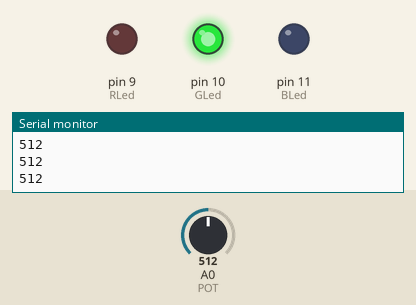
This sketch was run on a simulated Arduino Uno, built with avr-gcc and run on an emulated ATmega328P. On the bench: output pins drawn as LEDs (lit = HIGH), the last lines printed to the serial monitor. The test bench sets the inputs (shaded band); at power-on: A0 (POT) = 512.

Above: at 1.3 s.
1.4 s: A0 (POT) set to 661
2.9 s: A0 (POT) set to 694
At 4.1 s:
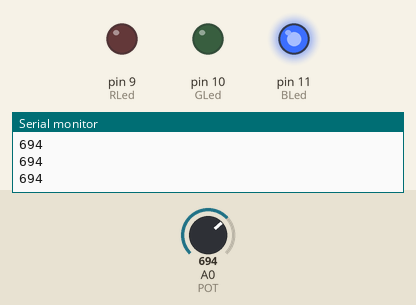
4.5 s: A0 (POT) set to 331
At 5.2 s:
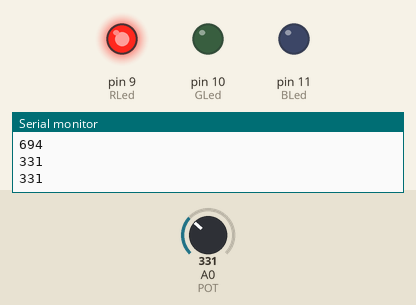
6.0 s: A0 (POT) set to 355
At 6.4 s:
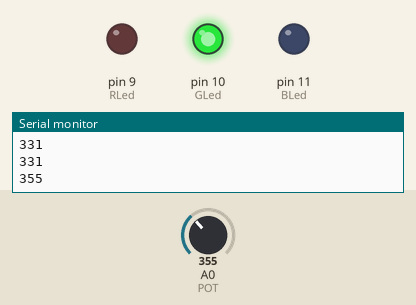
7.5 s: A0 (POT) set to 306
At 8.8 s:
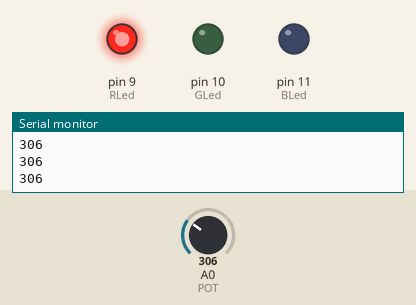
Timing chart, 0 to 10.0 s (numbered marks = the images above; inputs shaded):
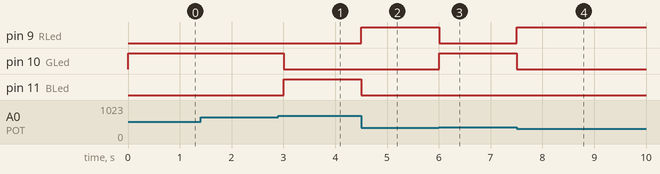

Measured:
- the behaviour switches between 679 and 680 on A0 (POT) (found by bisection; images 0 and 1)
- the behaviour switches between 340 and 341 on A0 (POT) (found by bisection; images 2 and 3)
- after the input at 2.9 s, pin 10 (GLed): HIGH → LOW after 0.10 s; pin 11 (BLed): LOW → HIGH after 0.10 s
- after the input at 4.5 s, pin 9 (RLed): LOW → HIGH at once; pin 11 (BLed): HIGH → LOW at once
- after the input at 6.0 s, pin 9 (RLed): HIGH → LOW at once; pin 10 (GLed): LOW → HIGH at once
- after the input at 7.5 s, pin 9 (RLed): LOW → HIGH at once; pin 10 (GLed): HIGH → LOW at once

The sketch:

_8._Read_Potentiometer_RGB.ino
```cpp
const int POT = 0; // Assigning pin no 0 as POT
const int RLed = 9;
const int GLed = 10;
const int BLed = 11;

int val = 0; // Initializing Val as 0

void setup()
{
  Serial.begin(9600); // Opening serial port. Defining Bits per sec
  pinMode(RLed, OUTPUT);
  pinMode(GLed, OUTPUT);
  pinMode(BLed, OUTPUT);
}

void loop()
{
  val = analogRead(POT); // Read value from the Potentiometer and store in val

  // RED
  if (val < 341)
  {
    digitalWrite(RLed, HIGH);
    digitalWrite(GLed, LOW);
    digitalWrite(BLed, LOW);
  }
  // BLUE
  else if (val > 679)
  {
    digitalWrite(RLed, LOW);
    digitalWrite(GLed, LOW);
    digitalWrite(BLed, HIGH);
  }
  // GREEN
  else
  {
    digitalWrite(RLed, LOW);
    digitalWrite(GLed, HIGH);
    digitalWrite(BLed, LOW);
  }
  Serial.println(val); // Print value of val using Arduino serial print option
  delay(500);
}
```
